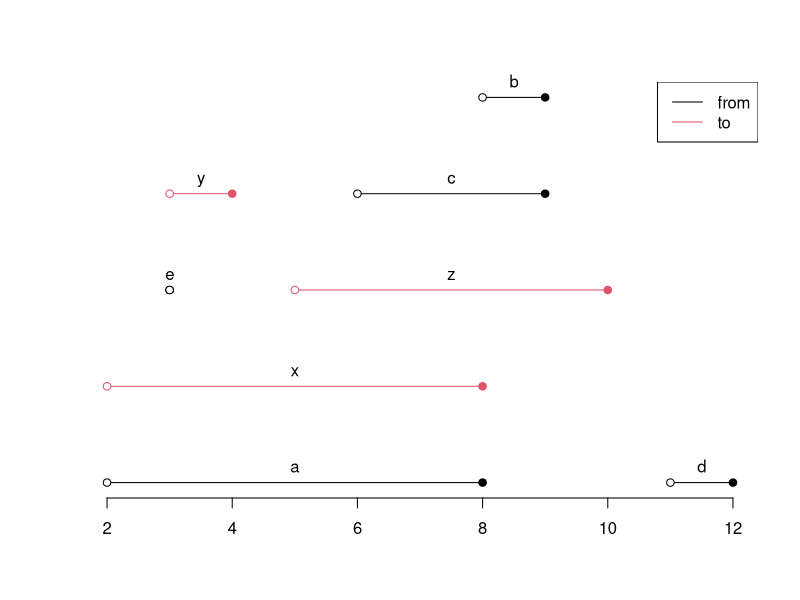
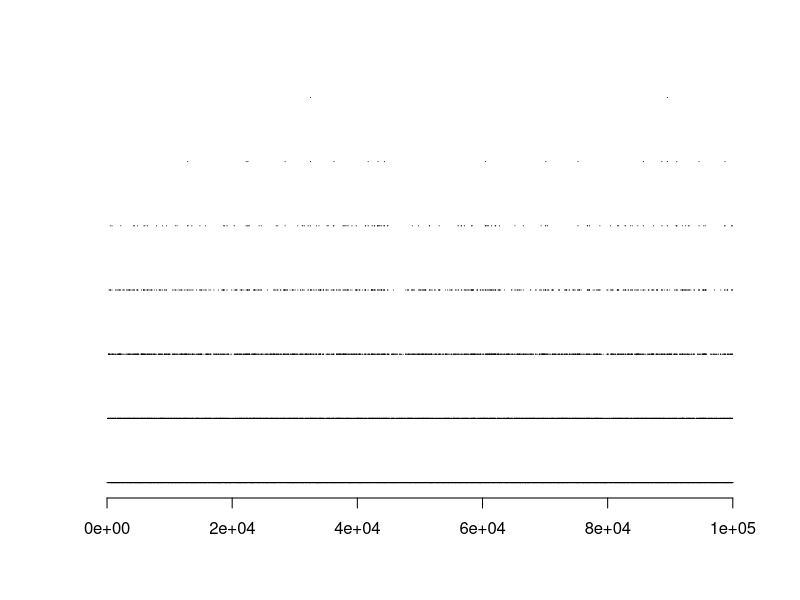
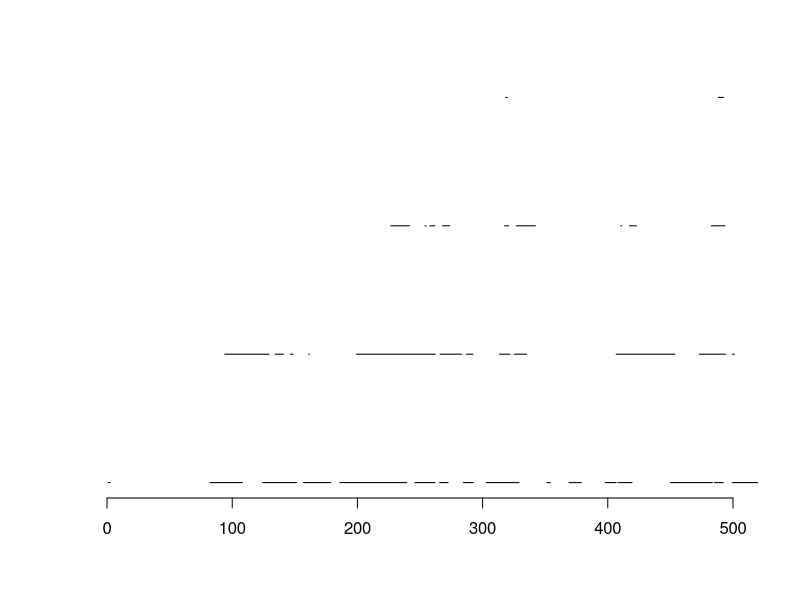

Generate these figures, in order, with R:
library(intervals)


### Name: plot.Intervals
### Title: Plotting methods for interval objects
### Aliases: plot plot.Intervals plot.Intervals_full
###   plot,Intervals,missing-method plot,Intervals_full,missing-method
###   plot,Intervals,ANY-method plot,Intervals_full,ANY-method

### ** Examples

# Note plot symbol for empty interval in 'from'.

from <- Intervals(
                  matrix(
                         c(
                            2,  8,
                            8,  9,
                            6,  9,
                           11, 12,
                            3,  3
                           ),
                         ncol = 2, byrow = TRUE
                         ),
                  closed = c( FALSE, TRUE ),
                  type = "Z"
                  )

rownames(from) <- c("a","b","c","d","e")

to <- Intervals(
                matrix(
                       c(
                         2,  8,
                         3,  4,
                         5, 10
                         ),
                       ncol = 2, byrow = TRUE
                       ),
                closed = c( FALSE, TRUE  ),
                type = "Z"
                )

rownames(to) <- c("x","y","z")

empty(from)

plot(
     c(from,to),
     col = rep(1:2, c(nrow(from), nrow(to)))
     )

legend("topright", c("from","to"), col=1:2, lwd=1)

# More intervals. The maximal height shown is adapted to the plotting
# window.

B <- 10000
left <- runif( B, 0, 1e5 )
right <- left + rexp( B, rate = 1/10 )
x <- Intervals( cbind( left, right ) )

plot(x, use_points=FALSE)
plot(x, use_points=FALSE, xlim = c(0, 500))
